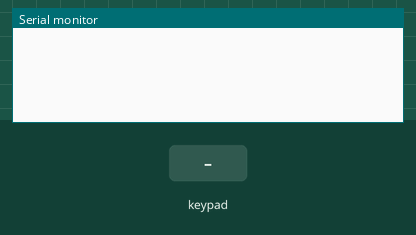
Recording of a sketch running on a simulated Arduino Uno, built with avr-gcc and run on an emulated ATmega328P. Shown: the last lines printed to the serial monitor. Inputs (shaded band) come from the test bench.

Above: at 1.2 s.
1.3 s: key '1' pressed
At 2.3 s:
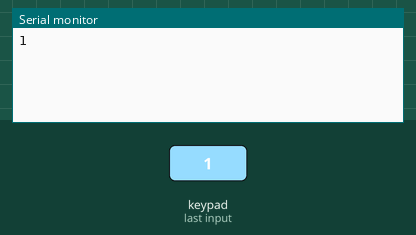
3.0 s: keypad keys 1 2 3 4 # pressed 0.4 s apart
At 5.3 s:
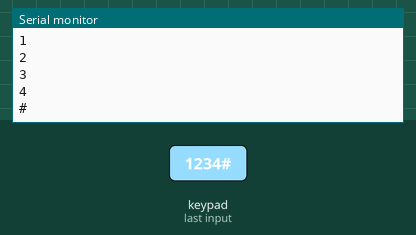
6.5 s: key 'A' pressed
At 7.1 s:
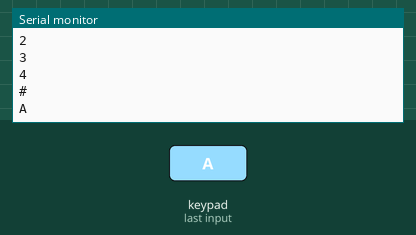
8.2 s: keypad keys 1 2 3 4 * pressed 0.4 s apart
At 11.2 s:
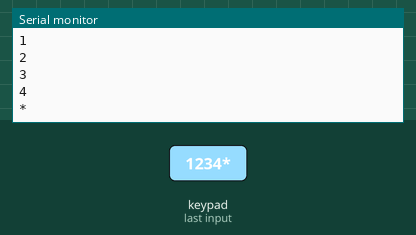
11.7 s: key 'B' pressed
At 13.0 s:
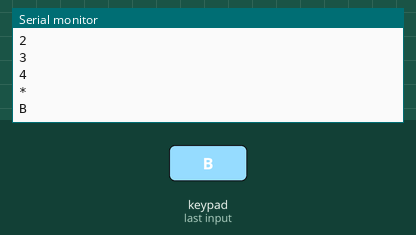
13.4 s: keypad keys 1 2 3 4 D pressed 0.4 s apart
At 15.9 s:
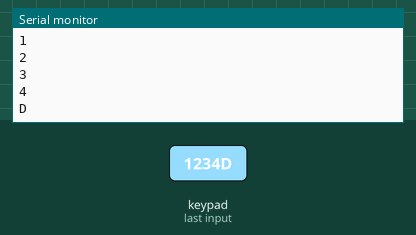
Timing chart, 0 to 17.4 s (numbered marks = the images above; inputs shaded):
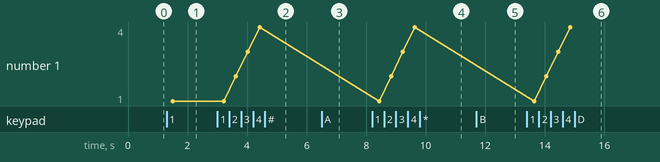

The sketch:

keypad.ino
```cpp
#include <Keypad.h>

//Bạn có thể tham khảo thêm tại: https://github.com/Chris--A/Keypad/blob/master/examples/HelloKeypad/HelloKeypad.ino

const byte rows = 4; //số hàng
const byte columns = 4; //số cột

int holdDelay = 700; //Thời gian trễ để xem là nhấn 1 nút nhằm tránh nhiễu
int n = 3; //
int state = 0; //nếu state =0 ko nhấn,state =1 nhấn thời gian nhỏ , state = 2 nhấn giữ lâu
char key = 0;

//Định nghĩa các giá trị trả về
char keys[rows][columns] =
{
  {'1', '2', '3', 'A'},
  {'4', '5', '6', 'B'},
  {'7', '8', '9', 'C'},
  {'*', '0', '#', 'D'},
};

byte rowPins[rows] = {1, 2, 3, 4}; //Cách nối chân với Arduino
byte columnPins[columns] = {5, 6, 7, 8};

//cài đặt thư viện keypad
Keypad keypad = Keypad(makeKeymap(keys), rowPins, columnPins, rows, columns);
void setup() {
  Serial.begin(9600);//bật serial, baudrate 9600

}
void loop() {
  char temp = keypad.getKey();

  if ((int)keypad.getState() ==  PRESSED) {
    if (temp != 0) {
      key = temp;
    }
  }
  if ((int)keypad.getState() ==  HOLD) {
    state++;
    state = constrain(state, 1, n-1);
    delay(holdDelay);
  }

  if ((int)keypad.getState() ==  RELEASED) {
    key += state;
    state = 0;
    //Xuất lên Máy tính để xem kết quả
    Serial.println(key);

  }
  delay(100);
}
```

Measured:
- after the input at 1.3 s, the serial monitor: prints a new line after 0.21 s (image 1)
- after the input at 3.0 s, the serial monitor: prints a new line after 0.62 s (image 2)
- after the input at 6.5 s, the serial monitor: prints a new line after 0.23 s (image 3)
- after the input at 8.2 s, the serial monitor: prints a new line after 0.23 s (image 4)
- after the input at 11.7 s, the serial monitor: prints a new line after 0.25 s (image 5)
- after the input at 13.4 s, the serial monitor: prints a new line after 0.25 s (image 6)
- plotted number 1: 1 → 4 after the input at 3.0 s
